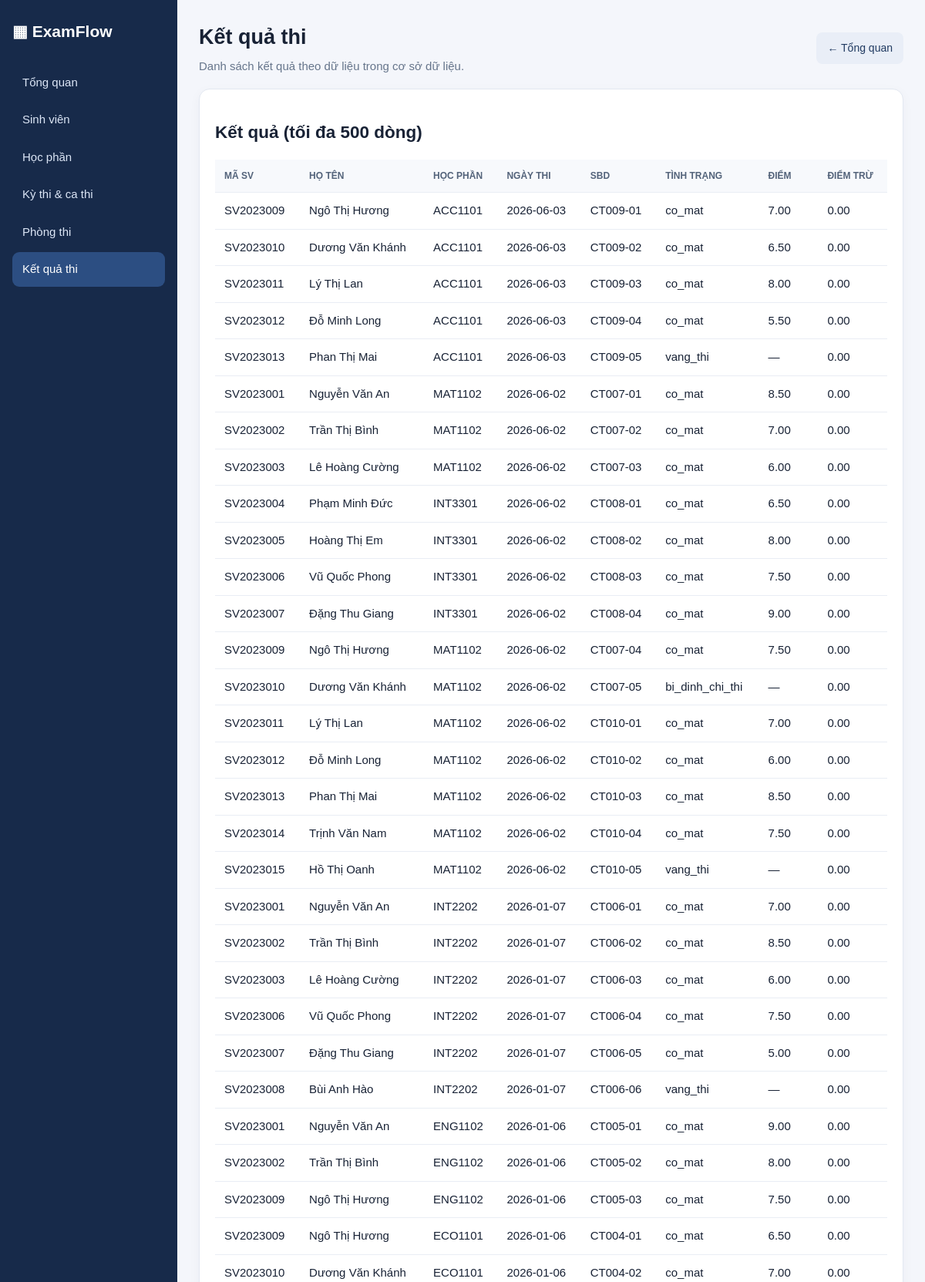
The app's page /results.php (upper part) with its own data.
### tables this page shows
CREATE TABLE ket_qua_thi (
  id              INT AUTO_INCREMENT PRIMARY KEY,
  dang_ky_thi_id  INT NOT NULL UNIQUE COMMENT 'Quan hệ 1-1 với đăng ký thi',
  tinh_trang      ENUM('co_mat','vang_thi','bi_dinh_chi_thi')
                  NOT NULL DEFAULT 'co_mat',
  diem_thi        DECIMAL(4,2) NULL COMMENT 'NULL nếu vắng / đình chỉ / huỷ',
  diem_bi_tru     DECIMAL(4,2) NOT NULL DEFAULT 0,
  da_huy_ket_qua  TINYINT(1)   NOT NULL DEFAULT 0,
  ngay_cap_nhat   TIMESTAMP NOT NULL DEFAULT CURRENT_TIMESTAMP
                  ON UPDATE CURRENT_TIMESTAMP,
  INDEX idx_kq_tinh_trang (tinh_trang),
  CONSTRAINT fk_kq_dkt FOREIGN KEY (dang_ky_thi_id) REFERENCES dang_ky_thi(id),
  CONSTRAINT ck_kq_diem CHECK (diem_thi IS NULL OR diem_thi BETWEEN 0 AND 10),
  CONSTRAINT ck_kq_diem_tru CHECK (diem_bi_tru >= 0),
  CONSTRAINT ck_kq_logic CHECK (tinh_trang = 'co_mat' OR diem_thi IS NULL)
);

CREATE TABLE sinh_vien (
  id         INT AUTO_INCREMENT PRIMARY KEY,
  cmt        VARCHAR(12)  NOT NULL UNIQUE COMMENT 'Số CMND/CCCD',
  ma_sv      VARCHAR(15)  NOT NULL UNIQUE COMMENT 'Mã số sinh viên',
  ho_ten     VARCHAR(100) NOT NULL,
  ngay_sinh  DATE         NOT NULL,
  lop_id     INT NOT NULL,
  khoa_id    INT NOT NULL,
  INDEX idx_sv_lop (lop_id),
  INDEX idx_sv_khoa (khoa_id),
  INDEX idx_sv_ho_ten (ho_ten),
  CONSTRAINT fk_sv_lop  FOREIGN KEY (lop_id)  REFERENCES lop(id),
  CONSTRAINT fk_sv_khoa FOREIGN KEY (khoa_id) REFERENCES khoa(id)
);

CREATE TABLE hoc_phan (
  id            INT AUTO_INCREMENT PRIMARY KEY,
  ma_hoc_phan   VARCHAR(15)  NOT NULL UNIQUE,
  ten_hoc_phan  VARCHAR(150) NOT NULL,
  so_tin_chi    SMALLINT     NOT NULL,
  khoa_id       INT NOT NULL COMMENT 'Khoa quản lý học phần',
  INDEX idx_hp_khoa (khoa_id),
  CONSTRAINT fk_hp_khoa FOREIGN KEY (khoa_id) REFERENCES khoa(id),
  CONSTRAINT ck_hp_tin_chi CHECK (so_tin_chi > 0)
);

CREATE TABLE ca_thi (
  id            INT AUTO_INCREMENT PRIMARY KEY,
  ma_ca_thi     VARCHAR(20) NOT NULL UNIQUE,
  ky_thi_id     INT NOT NULL,
  hoc_phan_id   INT NOT NULL,
  phong_thi_id  INT NOT NULL,
  ngay_thi      DATE NOT NULL,
  gio_bat_dau   TIME NOT NULL,
  gio_ket_thuc  TIME NOT NULL,
  UNIQUE KEY uq_ca_thi_id_kythi_hocphan (id, ky_thi_id, hoc_phan_id),
  INDEX idx_ca_kythi_hocphan (ky_thi_id, hoc_phan_id),
  INDEX idx_ca_phong_ngay_gio (phong_thi_id, ngay_thi, gio_bat_dau),
  INDEX idx_ca_ngay_gio (ngay_thi, gio_bat_dau, gio_ket_thuc),
  CONSTRAINT fk_ca_kythi   FOREIGN KEY (ky_thi_id)    REFERENCES ky_thi(id),
  CONSTRAINT fk_ca_hocphan FOREIGN KEY (hoc_phan_id)  REFERENCES hoc_phan(id),
  CONSTRAINT fk_ca_phong   FOREIGN KEY (phong_thi_id) REFERENCES phong_thi(id),
  CONSTRAINT ck_ca_gio CHECK (gio_ket_thuc > gio_bat_dau)
);

CREATE TABLE dang_ky_thi (
  id            INT AUTO_INCREMENT PRIMARY KEY,
  sinh_vien_id  INT NOT NULL,
  ky_thi_id     INT NOT NULL,
  hoc_phan_id   INT NOT NULL,
  ca_thi_id     INT NOT NULL,
  so_bao_danh   VARCHAR(15) NOT NULL COMMENT 'SBD riêng cho từng ca thi',
  de_thi_id     INT NOT NULL COMMENT 'Mã đề SV nhận',
  ngay_dang_ky  TIMESTAMP NOT NULL DEFAULT CURRENT_TIMESTAMP,
  UNIQUE KEY uq_dkt_sv_kythi_hocphan (sinh_vien_id, ky_thi_id, hoc_phan_id),
  UNIQUE KEY uq_dkt_ca_sbd (ca_thi_id, so_bao_danh),
  UNIQUE KEY uq_dkt_sv_ca (sinh_vien_id, ca_thi_id),
  INDEX idx_dkt_ca (ca_thi_id),
  INDEX idx_dkt_de (de_thi_id),
  CONSTRAINT fk_dkt_sv FOREIGN KEY (sinh_vien_id) REFERENCES sinh_vien(id),
  CONSTRAINT fk_dkt_de FOREIGN KEY (de_thi_id)    REFERENCES de_thi(id),
  CONSTRAINT fk_dkt_ca_thi FOREIGN KEY (ca_thi_id, ky_thi_id, hoc_phan_id)
    REFERENCES ca_thi(id, ky_thi_id, hoc_phan_id)
);

### results.php (the view)
<?php
require __DIR__.'/config/database.php';function h($v){return htmlspecialchars((string)$v,ENT_QUOTES,'UTF-8');}
$rows=$pdo->query("SELECT sv.ma_sv,sv.ho_ten,hp.ma_hoc_phan,hp.ten_hoc_phan,ct.ngay_thi,dk.so_bao_danh,kq.tinh_trang,kq.diem_thi,kq.diem_bi_tru,kq.da_huy_ket_qua FROM ket_qua_thi kq JOIN dang_ky_thi dk ON dk.id=kq.dang_ky_thi_id JOIN sinh_vien sv ON sv.id=dk.sinh_vien_id JOIN hoc_phan hp ON hp.id=dk.hoc_phan_id JOIN ca_thi ct ON ct.id=dk.ca_thi_id ORDER BY ct.ngay_thi DESC,sv.ma_sv LIMIT 500")->fetchAll();
?><!doctype html><html lang="vi"><head><meta charset="utf-8"><meta name="viewport" content="width=device-width,initial-scale=1"><title>Kết quả thi - ExamFlow</title><link rel="stylesheet" href="assets/style.css"></head><body><div class="layout"><aside class="sidebar"><div class="brand">▦ ExamFlow</div><a href="index.php">Tổng quan</a><a href="students.php">Sinh viên</a><a href="courses.php">Học phần</a><a href="exams.php">Kỳ thi & ca thi</a><a href="rooms.php">Phòng thi</a><a class="active" href="results.php">Kết quả thi</a></aside><main class="main"><div class="top"><div><h1>Kết quả thi</h1><div class="muted">Danh sách kết quả theo dữ liệu trong cơ sở dữ liệu.</div></div><a class="btn secondary" href="index.php">← Tổng quan</a></div><div class="panel"><h2>Kết quả (tối đa 500 dòng)</h2><table><thead><tr><th>Mã SV</th><th>Họ tên</th><th>Học phần</th><th>Ngày thi</th><th>SBD</th><th>Tình trạng</th><th>Điểm</th><th>Điểm trừ</th></tr></thead><tbody><?php foreach($rows as $r):?><tr><td><?=h($r['ma_sv'])?></td><td><?=h($r['ho_ten'])?></td><td><?=h($r['ma_hoc_phan'])?></td><td><?=h($r['ngay_thi'])?></td><td><?=h($r['so_bao_danh'])?></td><td><?=h($r['tinh_trang'])?></td><td><?=h($r['da_huy_ket_qua']?'Đã hủy':($r['diem_thi']===null?'—':$r['diem_thi']))?></td><td><?=h($r['diem_bi_tru'])?></td></tr><?php endforeach?></tbody></table></div></main></div></body></html>

### assets/style.css (style rules this page uses)
* { box-sizing:border-box }
body { margin:0;background:#f4f6fb;color:#182235;font:15px/1.5 Arial,sans-serif }
.layout { display:flex;min-height:100vh }
.sidebar { width:230px;background:#172a4a;color:#fff;padding:25px 16px }
.brand { font-size:21px;font-weight:bold;margin:0 0 28px }
.sidebar a { display:block;color:#dce6f6;text-decoration:none;padding:11px 13px;border-radius:9px;margin:4px 0 }
.sidebar a:hover,.sidebar a.active { background:#2c4e82;color:#fff }
.main { flex:1;padding:28px;min-width:0 }
.top { display:flex;justify-content:space-between;align-items:center;gap:12px;flex-wrap:wrap }
.top h1 { margin:0 0 6px;font-size:27px }
.muted { color:#66758b }
.card,.panel { background:#fff;border:1px solid #e3e8f1;border-radius:14px;padding:20px;box-shadow:0 4px 15px #172a4a0a }
.panel { margin-top:18px;overflow-x:auto }
.btn { display:inline-block;border:0;border-radius:8px;padding:10px 14px;background:#2458a6;color:white;text-decoration:none;cursor:pointer;font-size:14px }
.btn.secondary { background:#e9eef7;color:#203a61 }
table { border-collapse:collapse;width:100%;min-width:600px }
th,td { text-align:left;padding:12px;border-bottom:1px solid #e9edf4 }
th { background:#f7f9fc;color:#53637a;font-size:12px;text-transform:uppercase }

### records on screen
ket_qua_thi: sinh_vien.ma_sv "SV2023009", sinh_vien.ho_ten "Ngô Thị Hương", hoc_phan.ma_hoc_phan "ACC1101", ca_thi.ngay_thi "2026-06-03", dang_ky_thi.so_bao_danh "CT009-01", tinh_trang "co_mat", diem_thi "7.00", diem_bi_tru "0.00"
ket_qua_thi: sinh_vien.ma_sv "SV2023010", sinh_vien.ho_ten "Dương Văn Khánh", hoc_phan.ma_hoc_phan "ACC1101", ca_thi.ngay_thi "2026-06-03", dang_ky_thi.so_bao_danh "CT009-02", tinh_trang "co_mat", diem_thi "6.50", diem_bi_tru "0.00"
ket_qua_thi: sinh_vien.ma_sv "SV2023011", sinh_vien.ho_ten "Lý Thị Lan", hoc_phan.ma_hoc_phan "ACC1101", ca_thi.ngay_thi "2026-06-03", dang_ky_thi.so_bao_danh "CT009-03", tinh_trang "co_mat", diem_thi "8.00", diem_bi_tru "0.00"
ket_qua_thi: sinh_vien.ma_sv "SV2023012", sinh_vien.ho_ten "Đỗ Minh Long", hoc_phan.ma_hoc_phan "ACC1101", ca_thi.ngay_thi "2026-06-03", dang_ky_thi.so_bao_danh "CT009-04", tinh_trang "co_mat", diem_thi "5.50", diem_bi_tru "0.00"
ket_qua_thi: sinh_vien.ma_sv "SV2023013", sinh_vien.ho_ten "Phan Thị Mai", hoc_phan.ma_hoc_phan "ACC1101", ca_thi.ngay_thi "2026-06-03", dang_ky_thi.so_bao_danh "CT009-05", tinh_trang "vang_thi", da_huy_ket_qua+diem_thi "—", diem_bi_tru "0.00"
ket_qua_thi: sinh_vien.ma_sv "SV2023001", sinh_vien.ho_ten "Nguyễn Văn An", hoc_phan.ma_hoc_phan "MAT1102", ca_thi.ngay_thi "2026-06-02", dang_ky_thi.so_bao_danh "CT007-01", tinh_trang "co_mat", diem_thi "8.50", diem_bi_tru "0.00"
ket_qua_thi: sinh_vien.ma_sv "SV2023002", sinh_vien.ho_ten "Trần Thị Bình", hoc_phan.ma_hoc_phan "MAT1102", ca_thi.ngay_thi "2026-06-02", dang_ky_thi.so_bao_danh "CT007-02", tinh_trang "co_mat", diem_thi "7.00", diem_bi_tru "0.00"
ket_qua_thi: sinh_vien.ma_sv "SV2023003", sinh_vien.ho_ten "Lê Hoàng Cường", hoc_phan.ma_hoc_phan "MAT1102", ca_thi.ngay_thi "2026-06-02", dang_ky_thi.so_bao_danh "CT007-03", tinh_trang "co_mat", diem_thi "6.00", diem_bi_tru "0.00"
ket_qua_thi: sinh_vien.ma_sv "SV2023004", sinh_vien.ho_ten "Phạm Minh Đức", hoc_phan.ma_hoc_phan "INT3301", ca_thi.ngay_thi "2026-06-02", dang_ky_thi.so_bao_danh "CT008-01", tinh_trang "co_mat", diem_thi "6.50", diem_bi_tru "0.00"
ket_qua_thi: sinh_vien.ma_sv "SV2023005", sinh_vien.ho_ten "Hoàng Thị Em", hoc_phan.ma_hoc_phan "INT3301", ca_thi.ngay_thi "2026-06-02", dang_ky_thi.so_bao_danh "CT008-02", tinh_trang "co_mat", diem_thi "8.00", diem_bi_tru "0.00"
ket_qua_thi: sinh_vien.ma_sv "SV2023006", sinh_vien.ho_ten "Vũ Quốc Phong", hoc_phan.ma_hoc_phan "INT3301", ca_thi.ngay_thi "2026-06-02", dang_ky_thi.so_bao_danh "CT008-03", tinh_trang "co_mat", diem_thi "7.50", diem_bi_tru "0.00"
ket_qua_thi: sinh_vien.ma_sv "SV2023007", sinh_vien.ho_ten "Đặng Thu Giang", hoc_phan.ma_hoc_phan "INT3301", ca_thi.ngay_thi "2026-06-02", dang_ky_thi.so_bao_danh "CT008-04", tinh_trang "co_mat", diem_thi "9.00", diem_bi_tru "0.00"
ket_qua_thi: sinh_vien.ma_sv "SV2023009", sinh_vien.ho_ten "Ngô Thị Hương", hoc_phan.ma_hoc_phan "MAT1102", ca_thi.ngay_thi "2026-06-02", dang_ky_thi.so_bao_danh "CT007-04", tinh_trang "co_mat", diem_thi "7.50", diem_bi_tru "0.00"
ket_qua_thi: sinh_vien.ma_sv "SV2023010", sinh_vien.ho_ten "Dương Văn Khánh", hoc_phan.ma_hoc_phan "MAT1102", ca_thi.ngay_thi "2026-06-02", dang_ky_thi.so_bao_danh "CT007-05", tinh_trang "bi_dinh_chi_thi", da_huy_ket_qua+diem_thi "—", diem_bi_tru "0.00"
ket_qua_thi: sinh_vien.ma_sv "SV2023011", sinh_vien.ho_ten "Lý Thị Lan", hoc_phan.ma_hoc_phan "MAT1102", ca_thi.ngay_thi "2026-06-02", dang_ky_thi.so_bao_danh "CT010-01", tinh_trang "co_mat", diem_thi "7.00", diem_bi_tru "0.00"
ket_qua_thi: sinh_vien.ma_sv "SV2023012", sinh_vien.ho_ten "Đỗ Minh Long", hoc_phan.ma_hoc_phan "MAT1102", ca_thi.ngay_thi "2026-06-02", dang_ky_thi.so_bao_danh "CT010-02", tinh_trang "co_mat", diem_thi "6.00", diem_bi_tru "0.00"
ket_qua_thi: sinh_vien.ma_sv "SV2023013", sinh_vien.ho_ten "Phan Thị Mai", hoc_phan.ma_hoc_phan "MAT1102", ca_thi.ngay_thi "2026-06-02", dang_ky_thi.so_bao_danh "CT010-03", tinh_trang "co_mat", diem_thi "8.50", diem_bi_tru "0.00"
ket_qua_thi: sinh_vien.ma_sv "SV2023014", sinh_vien.ho_ten "Trịnh Văn Nam", hoc_phan.ma_hoc_phan "MAT1102", ca_thi.ngay_thi "2026-06-02", dang_ky_thi.so_bao_danh "CT010-04", tinh_trang "co_mat", diem_thi "7.50", diem_bi_tru "0.00"
ket_qua_thi: sinh_vien.ma_sv "SV2023015", sinh_vien.ho_ten "Hồ Thị Oanh", hoc_phan.ma_hoc_phan "MAT1102", ca_thi.ngay_thi "2026-06-02", dang_ky_thi.so_bao_danh "CT010-05", tinh_trang "vang_thi", da_huy_ket_qua+diem_thi "—", diem_bi_tru "0.00"
ket_qua_thi: sinh_vien.ma_sv "SV2023001", sinh_vien.ho_ten "Nguyễn Văn An", hoc_phan.ma_hoc_phan "INT2202", ca_thi.ngay_thi "2026-01-07", dang_ky_thi.so_bao_danh "CT006-01", tinh_trang "co_mat", diem_thi "7.00", diem_bi_tru "0.00"
ket_qua_thi: sinh_vien.ma_sv "SV2023002", sinh_vien.ho_ten "Trần Thị Bình", hoc_phan.ma_hoc_phan "INT2202", ca_thi.ngay_thi "2026-01-07", dang_ky_thi.so_bao_danh "CT006-02", tinh_trang "co_mat", diem_thi "8.50", diem_bi_tru "0.00"
ket_qua_thi: sinh_vien.ma_sv "SV2023003", sinh_vien.ho_ten "Lê Hoàng Cường", hoc_phan.ma_hoc_phan "INT2202", ca_thi.ngay_thi "2026-01-07", dang_ky_thi.so_bao_danh "CT006-03", tinh_trang "co_mat", diem_thi "6.00", diem_bi_tru "0.00"
ket_qua_thi: sinh_vien.ma_sv "SV2023006", sinh_vien.ho_ten "Vũ Quốc Phong", hoc_phan.ma_hoc_phan "INT2202", ca_thi.ngay_thi "2026-01-07", dang_ky_thi.so_bao_danh "CT006-04", tinh_trang "co_mat", diem_thi "7.50", diem_bi_tru "0.00"
ket_qua_thi: sinh_vien.ma_sv "SV2023007", sinh_vien.ho_ten "Đặng Thu Giang", hoc_phan.ma_hoc_phan "INT2202", ca_thi.ngay_thi "2026-01-07", dang_ky_thi.so_bao_danh "CT006-05", tinh_trang "co_mat", diem_thi "5.00", diem_bi_tru "0.00"
ket_qua_thi: sinh_vien.ma_sv "SV2023008", sinh_vien.ho_ten "Bùi Anh Hào", hoc_phan.ma_hoc_phan "INT2202", ca_thi.ngay_thi "2026-01-07", dang_ky_thi.so_bao_danh "CT006-06", tinh_trang "vang_thi", da_huy_ket_qua+diem_thi "—", diem_bi_tru "0.00"
ket_qua_thi: sinh_vien.ma_sv "SV2023001", sinh_vien.ho_ten "Nguyễn Văn An", hoc_phan.ma_hoc_phan "ENG1102", ca_thi.ngay_thi "2026-01-06", dang_ky_thi.so_bao_danh "CT005-01", tinh_trang "co_mat", diem_thi "9.00", diem_bi_tru "0.00"
ket_qua_thi: sinh_vien.ma_sv "SV2023002", sinh_vien.ho_ten "Trần Thị Bình", hoc_phan.ma_hoc_phan "ENG1102", ca_thi.ngay_thi "2026-01-06", dang_ky_thi.so_bao_danh "CT005-02", tinh_trang "co_mat", diem_thi "8.00", diem_bi_tru "0.00"
ket_qua_thi: sinh_vien.ma_sv "SV2023009", sinh_vien.ho_ten "Ngô Thị Hương", hoc_phan.ma_hoc_phan "ENG1102", ca_thi.ngay_thi "2026-01-06", dang_ky_thi.so_bao_danh "CT005-03", tinh_trang "co_mat", diem_thi "7.50", diem_bi_tru "0.00"
ket_qua_thi: sinh_vien.ma_sv "SV2023009", sinh_vien.ho_ten "Ngô Thị Hương", hoc_phan.ma_hoc_phan "ECO1101", ca_thi.ngay_thi "2026-01-06", dang_ky_thi.so_bao_danh "CT004-01", tinh_trang "co_mat", diem_thi "6.50", diem_bi_tru "0.00"
ket_qua_thi: sinh_vien.ma_sv "SV2023010", sinh_vien.ho_ten "Dương Văn Khánh", hoc_phan.ma_hoc_phan "ECO1101", ca_thi.ngay_thi "2026-01-06", dang_ky_thi.so_bao_danh "CT004-02", tinh_trang "co_mat", diem_thi "7.00", diem_bi_tru "0.00"
